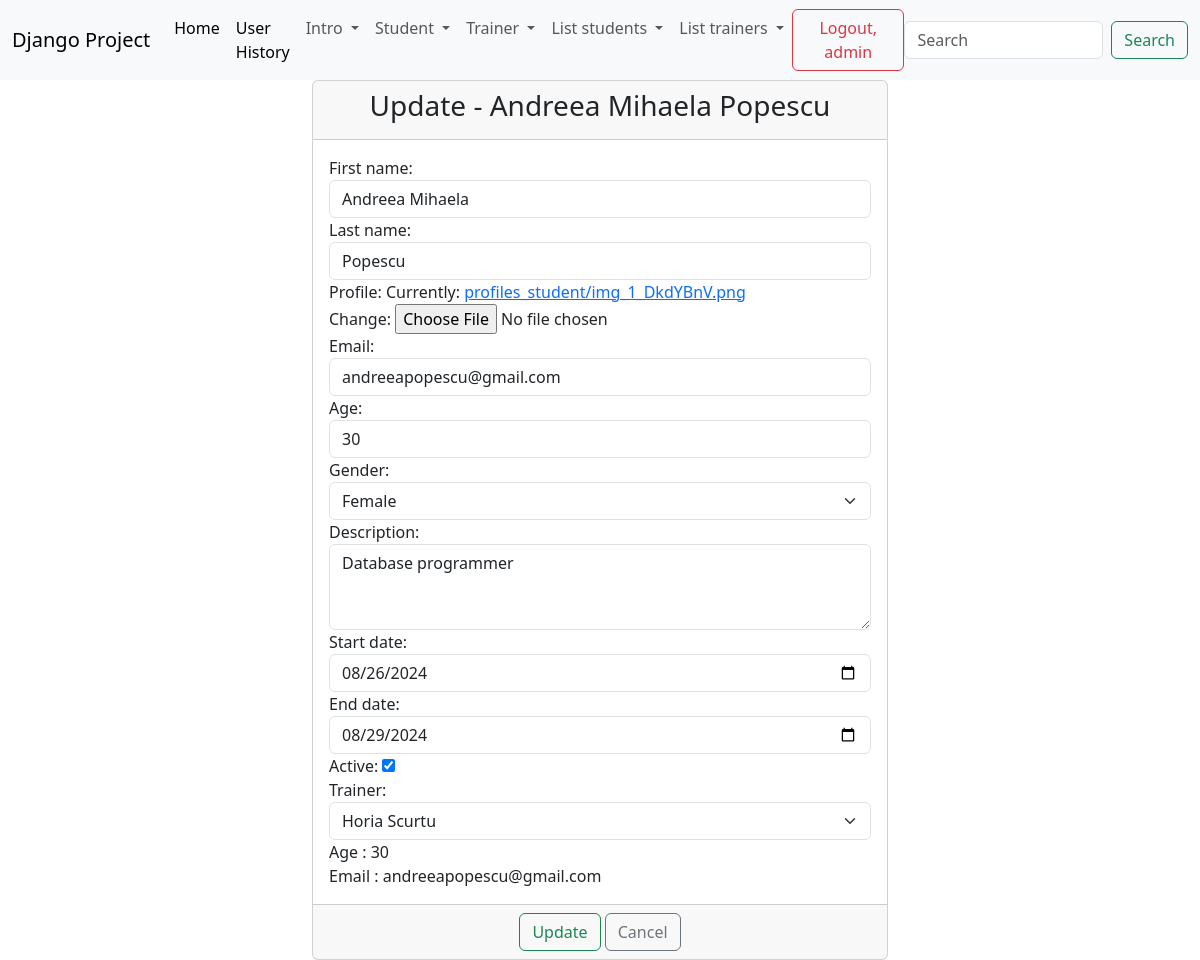
The app's page /update_student/3/ (signed in) with its own data.
### student/models.py (models this page shows)
class Student(models.Model):
    gender_options = [
        ('male', 'Male'),
        ('female', 'Female')
    ]
    first_name = models.CharField(max_length=40)  # max_length=255
    last_name = models.CharField(max_length=40, null=True, blank=True)
    profile = models.ImageField(upload_to='profiles_student/', null=True)
    email = models.EmailField(max_length=50)
    age = models.PositiveIntegerField()
    gender = models.CharField(max_length=6, choices=gender_options)
    description = models.TextField(max_length=500)
    start_date = models.DateField()
    end_date = models.DateField()
    active = models.BooleanField(default=True)
    trainer = models.ForeignKey(Trainer, on_delete=models.CASCADE, null=True)
    created_at = models.DateTimeField(auto_now_add=True)  # Stochez data si ora cand a fost adaugat noul student
    updated_at = models.DateTimeField(auto_now=True)  # Stochez data si ora de fiecare data cand actualizez
    def __str__(self):
        return f'{self.first_name} {self.last_name}'

### trainer/models.py (models this page shows)
class Trainer(models.Model):
    first_name = models.CharField(max_length=20)
    last_name = models.CharField(max_length=20)
    course = models.CharField(max_length=40)
    email = models.EmailField(max_length=40)
    active = models.BooleanField(default=True)
    profile = models.ImageField(upload_to='profiles_trainer/', null=True)
    def __str__(self):
        return f'{self.first_name} {self.last_name}'

### student/views.py (the view)
# urls.py: path('update_student/<int:pk>/', views.StudentUpdateView.as_view(), name='update-student'),
class StudentUpdateView(LoginRequiredMixin, PermissionRequiredMixin, UpdateView):
    template_name = 'student/update_student.html'
    model = Student
    form_class = StudentUpdateForm
    success_url = reverse_lazy('list-of-students')
    permission_required = 'student.change_student'

### student/forms.py
class StudentUpdateForm(forms.ModelForm):
    class Meta:
        model = Student
        fields = '__all__'  # specificam fieldurile dorite in interfata paginii unde este formularul
        widgets = {
            'first_name': TextInput(attrs={'class': 'form-control', 'placeholder': 'Please enter a first name'}),
            'last_name': TextInput(attrs={'class': 'form-control', 'placeholder': 'Please enter a last name'}),
            'email': EmailInput(attrs={'class': 'form-control', 'placeholder': 'Please enter an email'}),
            'age': NumberInput(attrs={'class': 'form-control', 'placeholder': 'Please enter an age'}),
            'gender': Select(attrs={'class': 'form-select'}),
            'description': Textarea(attrs={'class': 'form-control', 'placeholder': 'Please enter a description', 'rows': 3}),
            'start_date': DateInput(attrs={'class': 'form-control', 'type': 'date'}),
            'end_date': DateInput(attrs={'class': 'form-control', 'type': 'date'}),
            'trainer': Select(attrs={'class': 'form-select'})
        }

### djangoProject/context_processors.py (called while the page is built)
def get_all_students(request):
    return {'students': Student.objects.all()}

def get_all_trainers(request):
    return {'trainers': Trainer.objects.all()}

### templates/student/update_student.html (shortened to what this page needs)
{% extends 'base.html' %}
{% block content %}
    <div class="container-fluid">
        <div class="row">
            <div class="col-md-6 offset-md-3">
                    <div class="card">
                        <div class="card-header">
                            <h3 class="text-center">Update - {{ student.first_name }}  {{ student.last_name }}</h3>
                        </div>
                        <form method="post" enctype="multipart/form-data">
                            <div class="card-body">
                                {{ form }}
                                Age : {{ student.age }} <br>
                                Email : {{ student.email }}
                            </div>
                            <div class="card-footer text-center">
                                <button type="submit" class="btn btn-outline-success">Update</button>
                                <a href="{% url 'list-of-students' %}" class="btn btn-outline-secondary">Cancel</a>
                            </div>
                        </form>
                    </div>
            </div>
        </div>
    </div>
{% endblock %}

### templates/navbar.html (shortened to what this page needs)
<nav class="navbar navbar-expand-lg bg-body-tertiary">
    <div class="container-fluid">
        <a class="navbar-brand" href="#">Django Project</a>
        <div class="collapse navbar-collapse" id="navbarSupportedContent">
            <ul class="navbar-nav me-auto mb-2 mb-lg-0">
                <li class="nav-item">
                    <a class="nav-link active" aria-current="page" href="{% url 'home_page' %}">Home</a>
                </li>
                {% if user.is_superuser %}
                    <li class="nav-item">
                        <a class="nav-link active" aria-current="page" href="{% url 'user-history' %}">User History</a>
                    </li>
                {% endif %}
                {% if user.is_authenticated %}
                    <li class="nav-item dropdown">
                        <a class="nav-link dropdown-toggle" href="#" role="button" data-bs-toggle="dropdown"
                           aria-expanded="false">
                            Intro
                        </a>
                    </li>
                    {% if perms.student.add_student or perms.student.view_list_of_students or perms.student.view_history_students %}
                        <li class="nav-item dropdown">
                            <a class="nav-link dropdown-toggle" href="#" role="button" data-bs-toggle="dropdown"
                               aria-expanded="false">
                                Student
                            </a>
                        </li>
                    {% endif %}
                    {% if perms.trainer.add_trainer or perms.trainer.view_list_of_trainers %}
                        <li class="nav-item dropdown">
                            <a class="nav-link dropdown-toggle" href="#" role="button" data-bs-toggle="dropdown"
                               aria-expanded="false">
                                Trainer
                            </a>
                        </li>
                    {% endif %}
                {% endif %}
                <li class="nav-item dropdown">
                    <a class="nav-link dropdown-toggle" href="#" role="button" data-bs-toggle="dropdown"
                       aria-expanded="false">
                        List students
                    </a>
                </li>
                <li class="nav-item dropdown">
                    <a class="nav-link dropdown-toggle" href="#" role="button" data-bs-toggle="dropdown"
                       aria-expanded="false">
                        List trainers
                    </a>
                </li>
            </ul>
            {% if user.is_authenticated %}
                <form method="post" action="{% url 'logout' %}">
                    <button type="submit" class="btn btn-outline-danger">Logout, {{ user.username }}</button>
                </form>
                <form class="d-flex" role="search">
                    <input class="form-control me-2" type="search" placeholder="Search" aria-label="Search">
                    <button class="btn btn-outline-success" type="submit">Search</button>
                </form>
            {% else %}
                <div>
                    <a class="btn btn-outline-secondary" href="{% url 'login' %}">Login</a>
                    <a class="btn btn-outline-success" href="{% url 'create-user' %}">Sign up</a>
                </div>
            {% endif %}
        </div>
    </div>
</nav>

### records on screen
Student: first_name "Andreea Mihaela", last_name "Popescu", email "andreeapopescu@gmail.com", age "30", gender "Female", description "Database programmer", start_date "08/26/2024", end_date "08/29/2024", active "☑", trainer "Horia Scurtu"

### other values on screen
{{ user.username }} "admin"
